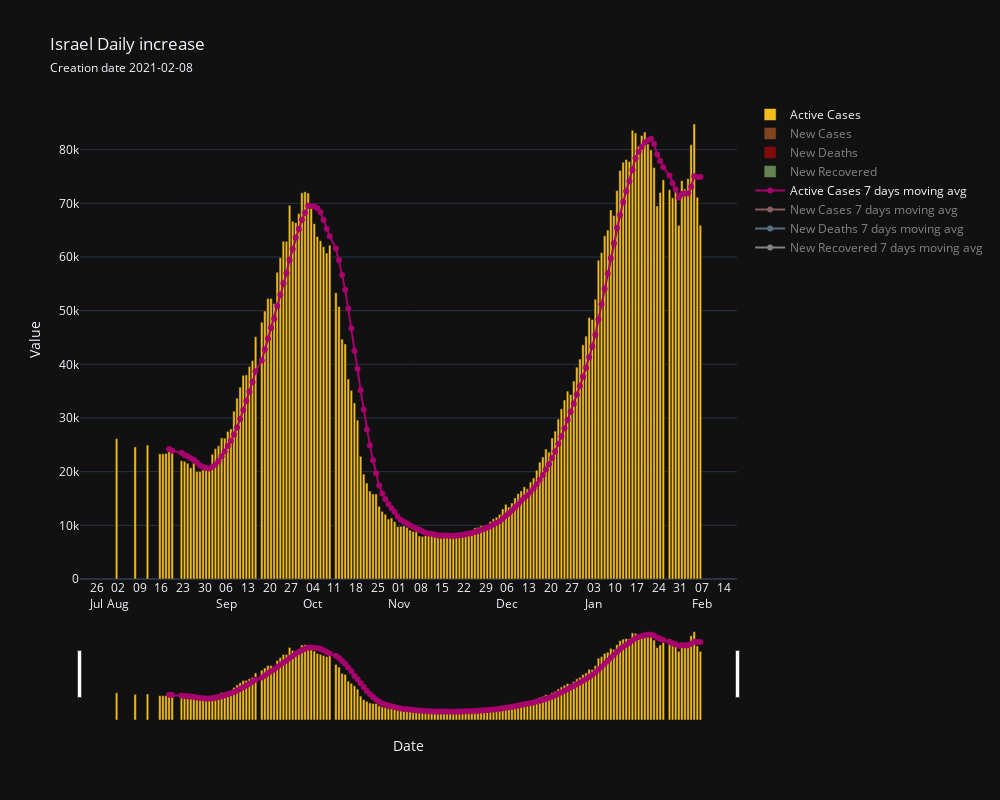

Notebook cell for this chart:
### Markdown cell above
#### Daily increases in deaths, recoveries, active cases,new cases.

### Code cell
country.daily_increase3(save = True)

### Figure 1 — Plotly figure (JSON) as saved in the notebook; plotly's stock layout.template omitted (floating-point values rounded to 4 significant figures; data arrays with more than 128 entries replaced by an {"elided": "..."} marker saying what was removed)
{"data": [{"hovertemplate": "Date: %{x} <br>Active Cases: %{y}", "marker": {"color": "#F2BD1D"}, "name": "Active Cases", "type": "bar", "x": {"elided": "174 str values"}, "y": {"elided": "174 int values"}}, {"hovertemplate": "Date: %{x} <br>New Cases: %{y}", "marker": {"color": "#F27830"}, "name": "New Cases", "type": "bar", "visible": "legendonly", "x": {"elided": "174 str values"}, "y": {"elided": "174 float values"}}, {"hovertemplate": "Date: %{x} <br>New Deaths: %{y}", "marker": {"color": "#F20505"}, "name": "New Deaths", "type": "bar", "visible": "legendonly", "x": {"elided": "174 str values"}, "y": {"elided": "174 float values"}}, {"hovertemplate": "Date: %{x} <br>New Recovered: %{y}", "marker": {"color": "#B5F88F"}, "name": "New Recovered", "type": "bar", "visible": "legendonly", "x": {"elided": "174 str values"}, "y": {"elided": "174 float values"}}, {"hovertemplate": "Date: %{x} <br>Active Cases SMA: %{y}", "line": {"color": "#A6036D"}, "mode": "lines+markers", "name": "Active Cases 7 days moving avg", "type": "scatter", "x": {"elided": "174 str values"}, "y": {"elided": "174 float values"}}, {"hovertemplate": "Date: %{x} <br>New Cases SMA: %{y}", "line": {"color": "#FBA9B4"}, "mode": "lines+markers", "name": "New Cases 7 days moving avg", "type": "scatter", "visible": "legendonly", "x": {"elided": "174 str values"}, "y": {"elided": "174 float values"}}, {"hovertemplate": "Date: %{x} <br>New Deaths SMA: %{y}", "line": {"color": "#9FCEF6"}, "mode": "lines+markers", "name": "New Deaths 7 days moving avg", "type": "scatter", "visible": "legendonly", "x": {"elided": "174 str values"}, "y": {"elided": "174 float values"}}, {"hovertemplate": "Date: %{x} <br>New Recovered SMA: %{y}", "line": {"color": "#F4F2F7"}, "mode": "lines+markers", "name": "New Recovered 7 days moving avg", "type": "scatter", "visible": "legendonly", "x": {"elided": "174 str values"}, "y": {"elided": "174 float values"}}], "layout": {"autosize": false, "barmode": "overlay", "height": 800, "title": {"text": "Israel Daily increase<br><span style='font-size:12px;'>Creation date 2021-02-08</span>"}, "width": 1000, "xaxis": {"dtick": 604800000.0, "rangeslider": {"visible": true}, "tick0": "2020-08-02T00:00:00", "tickangle": 0, "tickformat": "%d\n%b", "ticklabelmode": "period", "title": {"text": "Date"}, "type": "date"}, "yaxis": {"title": {"text": "Value"}}}}
